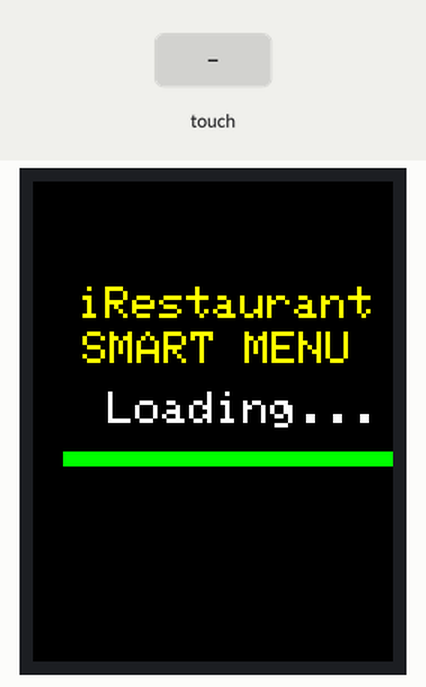
Simulated run of this sketch. Board: Arduino Uno, built with avr-gcc and run on an emulated ATmega328P. On the bench: 240×320 colour display. The test bench sets the inputs (shaded band). What the sketch prints to the serial monitor is not drawn.

Above: at 0.5 s.
At 3.9 s:
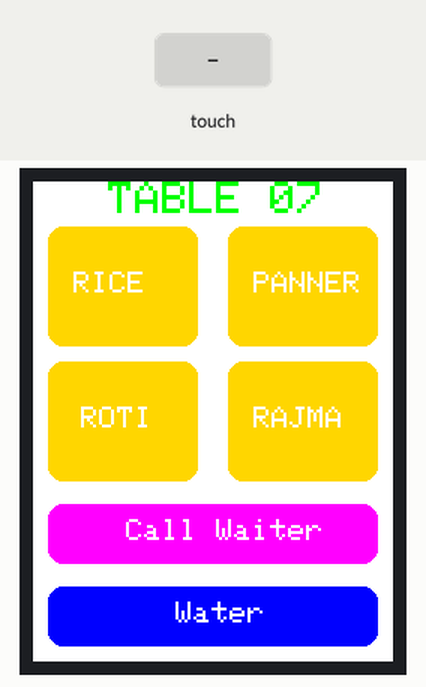
4.0 s: touch panel pressed at 38 % / 10 % of its raw x / y range
At 4.02 s:
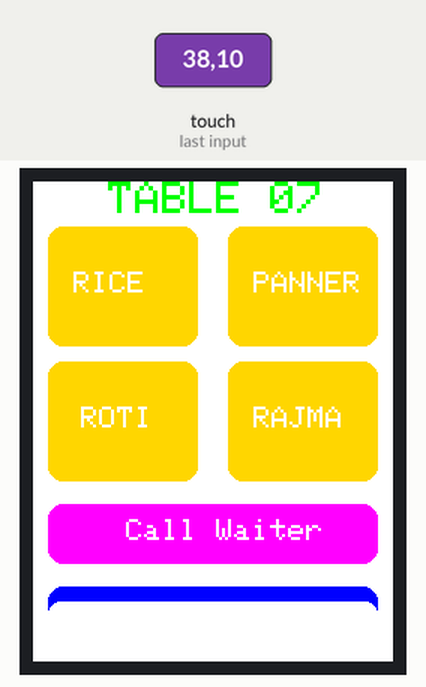
5.5 s: touch panel pressed at 13 % / 50 % of its raw x / y range
At 5.52 s:
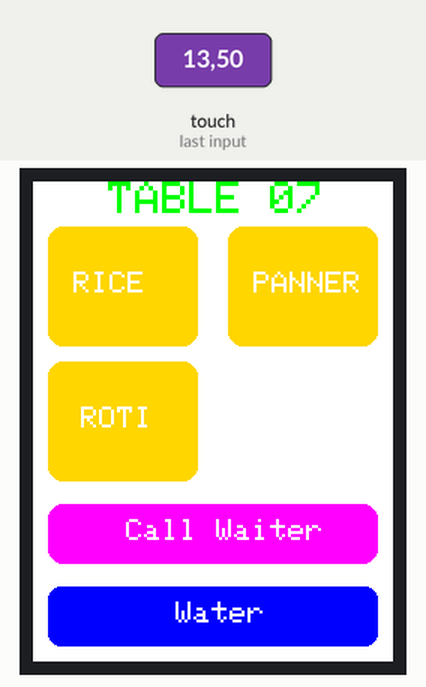
7.0 s: touch panel pressed at 62 % / 50 % of its raw x / y range
At 7.02 s:
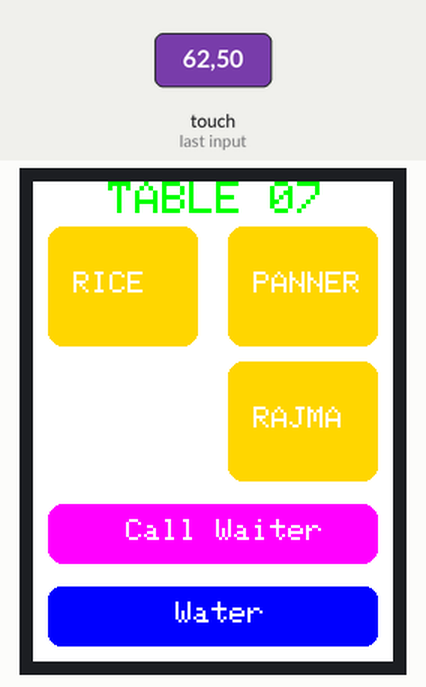
8.5 s: touch panel pressed at 62 % / 10 % of its raw x / y range
10.0 s: touch panel pressed at 13 % / 70 % of its raw x / y range
At 10.02 s:
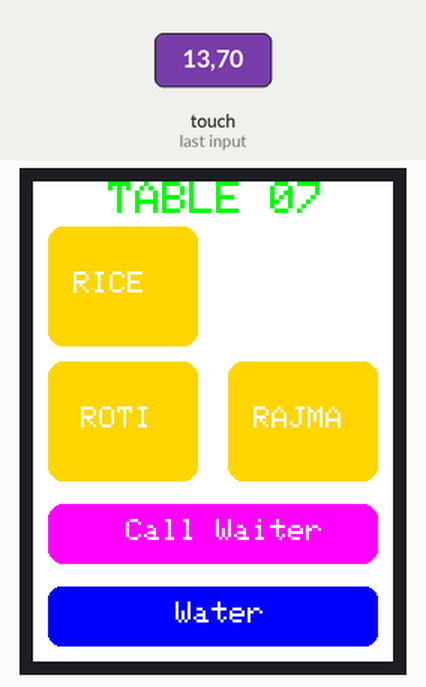
11.5 s: touch panel pressed at 87 % / 10 % of its raw x / y range
Timing chart, 0 to 14.0 s (numbered marks = the images above; inputs shaded):
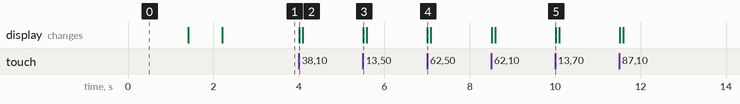

Measured:
- after the input at 4.0 s, the display: changes at once (image 2)
- after the input at 5.5 s, the display: changes at once (image 3)
- after the input at 7.0 s, the display: changes at once (image 4)
- after the input at 10.0 s, the display: changes at once (image 5)

The sketch:

arduinotftdisplaycode.ino
```cpp
#include <Adafruit_GFX.h>
#include <MCUFRIEND_kbv.h>
#include <TouchScreen.h>
#include<SoftwareSerial.h>
MCUFRIEND_kbv tft;
//defining LCD pins used
#define LCD_CS A3
#define LCD_CD A2
#define LCD_WR A1
#define LCD_RD A0
#define LCD_RESET A4
//define screen constansts
#define REDBAR_MINX 80
#define GREENBAR_MINX 130
#define BLUEBAR_MINX 180
#define BAR_MINY 30
#define BAR_HEIGHT 250
#define BAR_WIDTH 30
//touch screen working constants
#define MINPRESSURE 10
#define MAXPRESSURE 1000
#define TS_MINX 125
#define TS_MINY 85
#define TS_MAXX 965
#define TS_MAXY 905
//assigning message variable
const char *msg ;
SoftwareSerial s(1,0);


//Touch screen control pins
#define XP 8   //X-Plus
#define XM A2  //X-Minus
#define YP A3  //Y-Plus
#define YM 9   //Y-Minus
//declaring touchscreen variable and Initialising
TouchScreen ts = TouchScreen(XP, YP, XM, YM, 300);
//defining colors
#define BLACK    0x0000
#define BLUE     0x001F
#define DARKBLUE 0x0010
#define VIOLET   0x8888
#define RED      0xF800
#define GREEN    0x07E0
#define CYAN     0x07FF
#define MAGENTA  0xF81F
#define YELLOW   0xFFE0
#define WHITE    0xFFFF
#define GREY   tft.color565(64, 64, 64);
#define GOLD     0xFEA0
#define BROWN    0xA145
#define SILVER   0xC618
#define LIME     0x07E0


//Menu Home Screen
void drawHome()
{
  //White background
  tft.fillScreen(WHITE);
  //Dish1* Box ===RICE
  tft.drawRoundRect(10, 30, 100, 80, 10, WHITE);
  tft.fillRoundRect(10, 30, 100, 80, 10, GOLD );
    //Dish2* BOX ===PANNER
  tft.drawRoundRect(130, 30, 100, 80, 10, WHITE);
  tft.fillRoundRect(130, 30, 100, 80, 10, GOLD);
   //Dish3* Box
  tft.drawRoundRect(10, 120, 100, 80, 10, WHITE);
  tft.fillRoundRect(10, 120, 100, 80, 10, GOLD);
  //Dish4* Box
  tft.drawRoundRect(130, 120, 100, 80, 10, WHITE);
  tft.fillRoundRect(130, 120, 100, 80, 10, GOLD);
  // //Call Waiter Box
  tft.drawRoundRect(10, 215, 220, 40, 10, WHITE);
  tft.fillRoundRect(10, 215, 220, 40, 10, MAGENTA);
  //Water Box
  tft.drawRoundRect(10, 270, 220, 40, 10, WHITE);
  tft.fillRoundRect(10, 270, 220, 40, 10, BLUE);
  //Menu Heading
  tft.setCursor(50, 0);
  tft.setTextSize(3);
  tft.setTextColor(LIME);
  tft.print("TABLE 07");
  ///
  tft.setTextSize(2);
  tft.setTextColor(WHITE);
   //writing in dish1 box
  tft.setCursor(15, 60);
  tft.print(" RICE");
  //writing in dish2 box
  tft.setCursor(135, 60);
  tft.print(" PANNER");
  //writing in dish3 box
  tft.setCursor(20, 150);
  tft.print(" ROTI");
  //writing in dish6 box
  tft.setCursor(135, 150);
  tft.print(" RAJMA");
  //writing in bill box
  tft.setCursor(50, 225);
  tft.print(" Call Waiter");
  //writing water in water box
  tft.setCursor(95, 280);
  tft.print("Water");
  delay(500);
}


void Loading_Delay(){
   // Delay Box
  for (int i; i < 250; i++)
  {
    tft.fillRect(BAR_MINY - 10, BLUEBAR_MINX, i, 10, GREEN );
    delay(0.000000000000000000000000000000000000000000000001);
  }
}
void setup(void)
{
  Serial.begin(9600);
  tft.begin(0x9486);
  tft.fillScreen(BLACK);
  tft.setRotation(0);
  tft.setTextSize(3);
  tft.setTextColor(WHITE);
  tft.setCursor(50, 140);
  tft.print("Loading...");
  tft.setTextColor(tft.color565(255, 255, 0));
  tft.setCursor(30, 70);
  tft.print("iRestaurant");
  tft.setCursor(15, 100);
  tft.print(" SMART MENU ");
  Loading_Delay();
  delay(500);


  // Loading Part.
  Serial.println(tft.readID(), HEX);
  tft.fillScreen(BLACK);
  tft.setTextSize(3);
  tft.setTextColor(WHITE);
  tft.setCursor(50, 140);
  tft.print("Loading...");


  // Calling function.
  Loading_Delay();
  delay(500);


  // Then become full sreen black.
  tft.fillScreen(BLACK);
  drawHome();
  Serial.println("Table 07");
}
//working main loop
void loop()
{
 TSPoint p = ts.getPoint();
  //the directions of the touchscreen pins
  pinMode(XP, OUTPUT);
  pinMode(XM, OUTPUT);
  pinMode(YP, OUTPUT);
  pinMode(YM, OUTPUT);
  if (p.z > ts.pressureThreshhold)
    {
      p.x = map(p.x, TS_MAXX, TS_MINX, 0, 240);
      p.y = map(p.y, TS_MAXY, TS_MINY, 0, 320);
       if (p.x > 35 && p.x < 104 && p.y > 40 && p.y < 115 )
      {
        Serial.println("RICE Ordered");
        s.write("Dish1 Ordered");
        tft.fillRoundRect(10, 30, 100, 80, 10, WHITE);
        delay(70);
        tft.drawRoundRect(10, 30, 100, 80, 10, WHITE);
        tft.fillRoundRect(10, 30, 100, 80, 10, GOLD );
        tft.setCursor(15, 60);
        tft.print(" RICE");
        delay(70);
        }
         if (p.x > 158 && p.x < 224 && p.y > 45 && p.y < 110)
      {
        Serial.println("PANNER Ordered");
        s.write("PANNER Ordered");
        tft.fillRoundRect(130, 30, 100, 80, 10, WHITE);
        delay(70);
        tft.drawRoundRect(130, 30, 100, 80, 10, WHITE);
        tft.fillRoundRect(130, 30, 100, 80, 10, GOLD);
        tft.setCursor(135, 60);
         tft.print(" PANNER");
        delay(70);
      }

      if (p.x > 32 && p.x < 108 && p.y > 134 && p.y < 192)
      {
        Serial.println("ROTI");
        s.write("ROTI Ordered");
        tft.fillRoundRect(10, 120, 100, 80, 10, WHITE);   //rgb led
        delay(70);
        tft.drawRoundRect(10, 120, 100, 80, 10, WHITE);
        tft.fillRoundRect(10, 120, 100, 80, 10, GOLD);
        tft.setCursor(20, 150);
        tft.print(" ROTI");
        delay(70);
      }


      if (p.x > 155 && p.x < 226 && p.y > 134 && p.y < 190)
      {
        Serial.println("RAJMA Ordered");
        s.write("RAJMA Ordered");
        tft.fillRoundRect(130, 120, 100, 80, 10, WHITE);
        delay(70);
        tft.drawRoundRect(130, 120, 100, 80, 10, WHITE);
        tft.fillRoundRect(130, 120, 100, 80, 10, GOLD);
        tft.setCursor(135, 150);
        tft.print(" RAJMA");
        delay(70);
      }
      if (p.x > 38 && p.x < 217 && p.y > 237 && p.y < 252)
      {
        Serial.println("Call Waiter");
         s.write("Call Waiter");
        tft.fillRoundRect(10, 215, 220, 40, 8, WHITE);
        delay(70);
        tft.drawRoundRect(10, 215, 220, 40, 8, WHITE);
        tft.fillRoundRect(10, 215, 220, 40, 8, MAGENTA);
        tft.setCursor(50, 225);
        tft.print(" Call Waiter");
        delay(70);
      }
      if (p.x > 36 && p.x < 209 && p.y > 280 && p.y < 308)
      {
        Serial.println("Water");
        s.write("Water");
        tft.fillRoundRect(10, 280, 220, 40, 8, WHITE);
        delay(70);
        tft.drawRoundRect(10, 270, 220, 40, 8, WHITE);
        tft.fillRoundRect(10, 270, 220, 40, 8, BLUE);
        tft.setCursor(95, 280);
        tft.print("Water");
        delay(70);
      }
    }
}
```
